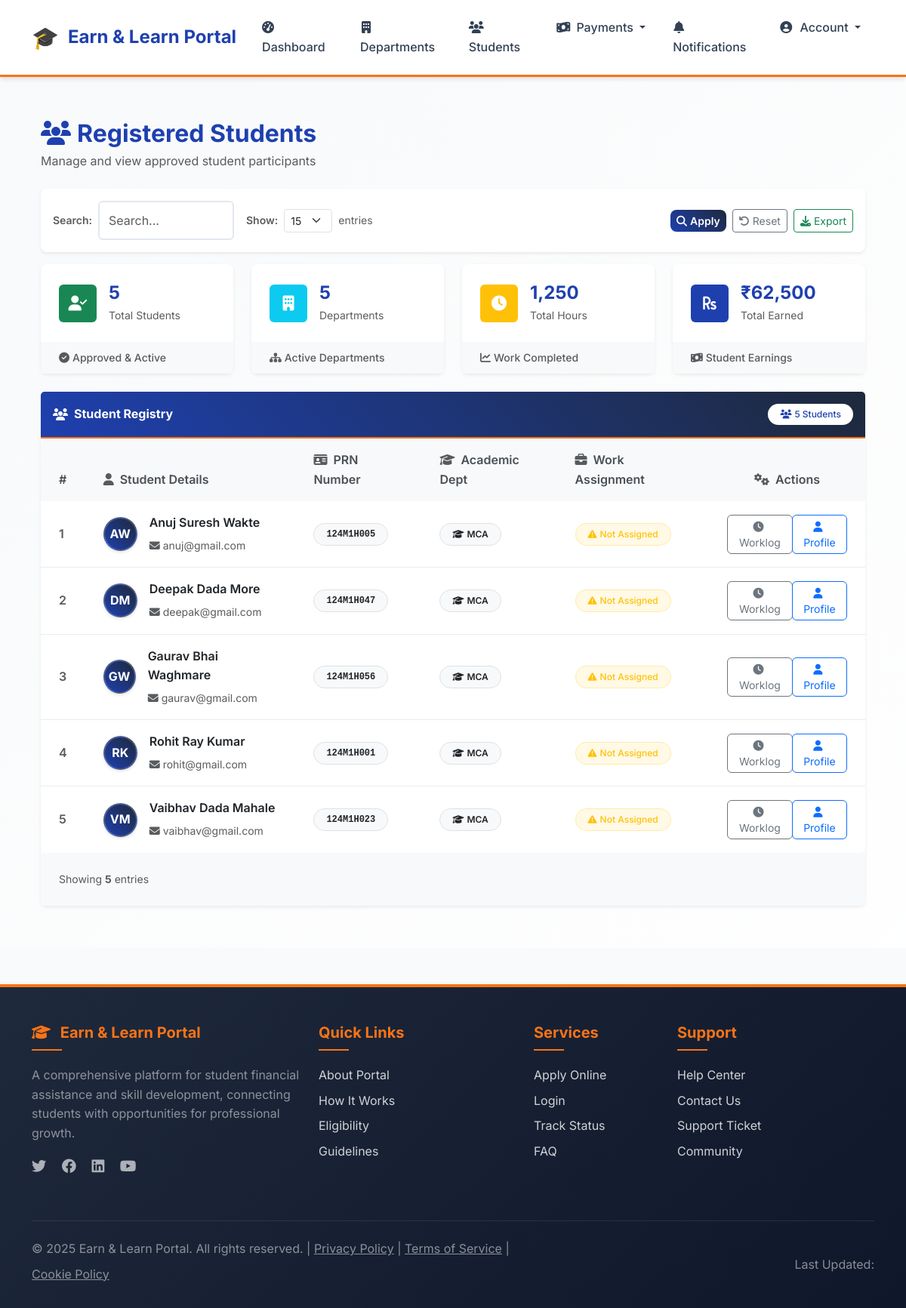
The app's page /scheme/registered-students-list/ (signed in), older data.
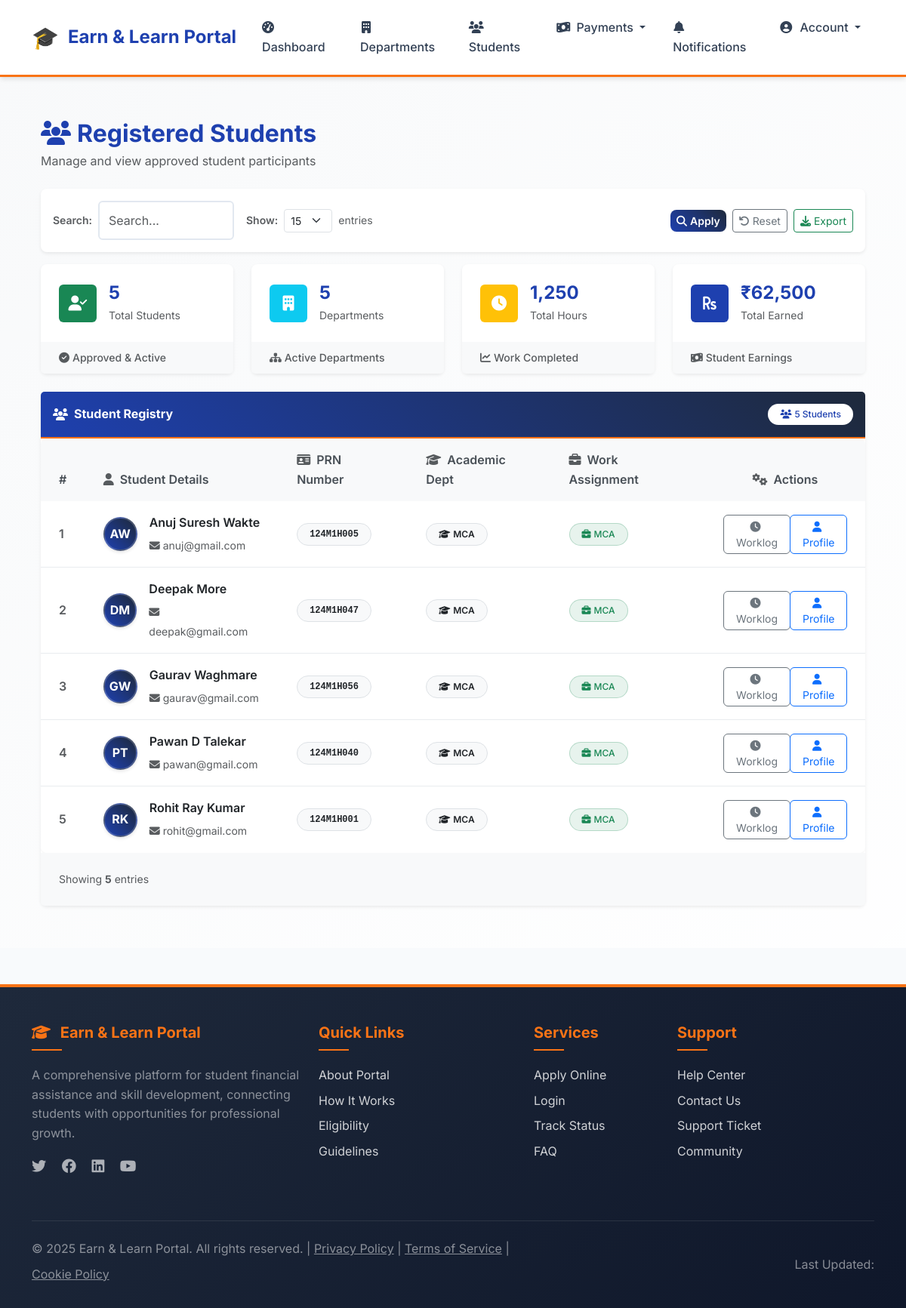
The same page, newer data.
### scheme/models.py (models this page shows, shortened)
class SchemeApplication(models.Model):
    CASTE_CATEGORIES = [
        ('General', 'General'),
        ('OBC', 'Other Backward Class (OBC)'),
        ('SC', 'Scheduled Caste (SC)'),
        ('ST', 'Scheduled Tribe (ST)'),
        ('NT', 'Nomadic Tribes (NT)'),
        ('VJNT', 'Vimukta Jati Nomadic Tribes (VJNT)'),
        ('EWS', 'Economically Weaker Section (EWS)'),
        ('SBC', 'Special Backward Class (SBC)'),
    ]
    student = models.ForeignKey(settings.AUTH_USER_MODEL, on_delete=models.CASCADE)
    first_name = models.CharField(max_length=100)
    middle_name = models.CharField(max_length=100, blank=True, null=True)
    last_name = models.CharField(max_length=100)
    address = models.TextField()
    state = models.CharField(max_length=100)
    dob = models.DateField()
    annual_income = models.DecimalField(max_digits=10, decimal_places=2)
    fathers_occupation = models.CharField(max_length=255)
    caste_category = models.CharField(max_length=20, choices=CASTE_CATEGORIES)
    COLLEGE_NAME = "Pimpri Chinchwad College of Engineering Nigdi, Pune"
    college_name = models.CharField(max_length=255, default=COLLEGE_NAME)
    department = models.CharField(max_length=100)
    prn_number = models.CharField(max_length=20, unique=True)
    photo = models.FileField(upload_to='scheme_documents/photos/', validators=[validate_image_file])
    application_form = models.FileField(upload_to='scheme_documents/forms/', validators=[validate_pdf_file])
    income_certificate = models.FileField(upload_to='scheme_documents/certificates/', validators=[validate_pdf_file])
    caste_certificate = models.FileField(upload_to='scheme_documents/certificates/', blank=True, null=True, validators=[validate_pdf_file])
    last_year_marksheet = models.FileField(upload_to='scheme_documents/marksheets/', validators=[validate_pdf_file])
    domicile_certificate = models.FileField(upload_to='scheme_documents/certificates/', validators=[validate_pdf_file])
    admission_receipt = models.FileField(upload_to='scheme_documents/receipts/', validators=[validate_pdf_file])
    aadhar_card = models.FileField(upload_to='scheme_documents/identity/', validators=[validate_pdf_file])
    bank_passbook = models.FileField(upload_to='scheme_documents/passbooks/', validators=[validate_pdf_file])
    caste_validity_certificate = models.FileField(upload_to='scheme_documents/certificates/', blank=True, null=True, validators=[validate_pdf_file])
    STATUS_CHOICES = [
        ("Pending", "Pending"),
        ("Approved", "Approved"),
        ("Rejected", "Rejected"),
        ("Correction Required", "Correction Required"),
        ("Completed", "Completed")
    ]
    status = models.CharField(max_length=20, choices=STATUS_CHOICES, default='Pending')
    comments = models.TextField(blank=True, null=True, help_text="General comments and field-specific feedback")

class StudentDepartmentAssignment(models.Model):
    student = models.OneToOneField(settings.AUTH_USER_MODEL, on_delete=models.CASCADE, limit_choices_to={'role': 'student'})
    department = models.ForeignKey(Department, on_delete=models.CASCADE, related_name='assigned_students')
    assigned_at = models.DateTimeField(auto_now_add=True)
    assigned_by = models.ForeignKey(settings.AUTH_USER_MODEL, on_delete=models.SET_NULL, null=True, related_name='student_assignments')
    is_active = models.BooleanField(default=True)
    class Meta:
        verbose_name = "Student Department Assignment"
        verbose_name_plural = "Student Department Assignments"

class Department(models.Model):
    name = models.CharField(max_length=100, unique=True)
    code = models.CharField(max_length=10, unique=True, help_text="Department code (e.g., CSE, IT, MECH)")
    description = models.TextField(blank=True, null=True)
    is_active = models.BooleanField(default=True)
    created_at = models.DateTimeField(auto_now_add=True)
    created_by = models.ForeignKey(settings.AUTH_USER_MODEL, on_delete=models.SET_NULL, null=True, related_name='created_departments')
    class Meta:
        ordering = ['name']

### users/models.py (models this page shows, shortened)
class User(AbstractUser):
    ROLE_CHOICES = [
        ('student', 'Student'),
        ('department_encharge', 'Department Encharge'),
        ('el_coordinator', 'E & L Coordinator'),
        ('admin', 'Admin'),
    ]
    role = models.CharField(max_length=20, choices=ROLE_CHOICES, default='student')
    is_registered = models.BooleanField(default=False)
    groups = models.ManyToManyField(Group, related_name="custom_user_groups", blank=True)
    user_permissions = models.ManyToManyField(Permission, related_name="custom_user_permissions", blank=True)

### users/decorators.py (the view)
        def wrapper(request, *args, **kwargs):
            if request.user.is_authenticated and hasattr(request.user, 'role'):
                if isinstance(required_role, list):
                    if request.user.role in required_role:
                        return view_func(request, *args, **kwargs)
                else:
                    if request.user.role == required_role:
                        return view_func(request, *args, **kwargs)
                return HttpResponseForbidden("You are not authorized to access this page.")
            return HttpResponseForbidden("You are not authorized to access this page.")

### notifications/context_processors.py (called while the page is built)
def unread_notifications_count(request):
    if request.user.is_authenticated:
        count = Notification.objects.filter(user=request.user, is_read=False).count()
    else:
        count = 0
    return {'unread_notifications_count': count}

### scheme/utils.py (called while the page is built)
def get_paginated_queryset(request, queryset, per_page_default=10, per_page_options=None):
    if per_page_options is None:
        per_page_options = [5, 10, 15, 25, 50]
    per_page = request.GET.get('per_page', str(per_page_default))
    try:
        per_page = int(per_page)
        if per_page not in per_page_options:
            per_page = per_page_default
    except (ValueError, TypeError):
        per_page = per_page_default
    paginator = Paginator(queryset, per_page)
    page = request.GET.get('page', 1)
    try:
        page_obj = paginator.page(page)
    except PageNotAnInteger:
        page_obj = paginator.page(1)
    except EmptyPage:
        page_obj = paginator.page(paginator.num_pages)
    return page_obj, per_page, per_page_options

### templates/scheme/registered_students.html (shortened to what the changed rows need)
{% extends "base.html" %}
{% block content %}
<div class="container-fluid py-4">
    <div class="row mb-4">
        <div class="col-12">
            <div class="d-flex flex-wrap justify-content-between align-items-center gap-3">
                <div>
                    <h2 class="h2 text-primary fw-bold mb-1">
                        <i class="fas fa-users me-2"></i>Registered Students
                    </h2>
                </div>
            </div>
        </div>
    </div>
    <div class="card border-0 shadow-sm">
        <div class="card-body p-0">
            {% if approved_students %}
            <div class="table-responsive">
                <table class="table table-hover align-middle mb-0" id="studentTable">
                    <thead class="table-light">
                        <tr>
                            <th scope="col" class="px-4 py-3 text-nowrap fw-semibold border-0">#</th>
                            <th scope="col" class="px-4 py-3 fw-semibold border-0">
                                <div class="d-flex align-items-center">
                                    <i class="fas fa-user me-2 text-muted"></i>Student Details
                                </div>
                            </th>
                            <th scope="col" class="px-4 py-3 fw-semibold border-0">
                                <i class="fas fa-id-card me-2 text-muted"></i>PRN Number
                            </th>
                            <th scope="col" class="px-4 py-3 fw-semibold border-0">
                                <i class="fas fa-graduation-cap me-2 text-muted"></i>Academic Dept
                            </th>
                            <th scope="col" class="px-4 py-3 fw-semibold border-0">
                                <i class="fas fa-briefcase me-2 text-muted"></i>Work Assignment
                            </th>
                            <th scope="col" class="px-4 py-3 text-center fw-semibold border-0">
                                <i class="fas fa-cogs me-2 text-muted"></i>Actions
                            </th>
                        </tr>
                    </thead>
                    <tbody>
                        {% for student in approved_students %}
                        <tr class="border-bottom student-row" data-department="{{ student.department }}">
                            <td class="px-4 py-3 text-muted fw-semibold">{{ forloop.counter }}</td>
                            <td class="px-4 py-3">
                                <div class="d-flex align-items-center">
                                    <div class="avatar-circle bg-primary text-white me-3 d-flex align-items-center justify-content-center fw-bold" style="width: 45px; height: 45px; border-radius: 50%; font-size: 16px;">
                                        {{ student.first_name|first }}{{ student.last_name|first }}
                                    </div>
                                    <div>
                                        <div class="fw-semibold text-dark mb-1">
                                            {{ student.first_name }}
                                            {% if student.middle_name %}{{ student.middle_name }} {% endif %}
                                            {{ student.last_name }}
                                        </div>
                                        <small class="text-muted">
                                            <i class="fas fa-envelope me-1"></i>{{ student.student.email|default:"No email" }}
                                        </small>
                                    </div>
                                </div>
                            </td>
                            <td class="px-4 py-3">
                                <span class="badge bg-light text-dark border fw-bold font-monospace px-3 py-2">
                                    {{ student.prn_number }}
                                </span>
                            </td>
                            <td class="px-4 py-3">
                                <span class="badge bg-light text-dark border fw-semibold px-3 py-2">
                                    <i class="fas fa-graduation-cap me-1"></i>{{ student.department }}
                                </span>
                            </td>
                            <td class="px-4 py-3">
                                {% if student.student.studentdepartmentassignment %}
                                    <span class="badge bg-success bg-opacity-10 text-success border border-success border-opacity-25 px-3 py-2">
                                        <i class="fas fa-briefcase me-1"></i>{{ student.student.studentdepartmentassignment.department.name }}
                                    </span>
                                {% else %}
                                    <span class="badge bg-warning bg-opacity-10 text-warning border border-warning border-opacity-25 px-3 py-2">
                                        <i class="fas fa-exclamation-triangle me-1"></i>Not Assigned
                                    </span>
                                {% endif %}
                            </td>
                            <td class="px-4 py-3 text-center">
                                <div class="btn-group btn-group-sm" role="group">
                                    <a href="{% url 'student_worklog' student.id %}" class="btn btn-outline-secondary" data-bs-toggle="tooltip" title="View Worklog">
                                        <i class="fas fa-clock me-1"></i>Worklog
                                    </a>
                                    <a href="{% url 'el_student_profile' student.id %}" class="btn btn-outline-primary" data-bs-toggle="tooltip" title="View Profile">
                                        <i class="fas fa-user me-1"></i>Profile
                                    </a>
                                </div>
                            </td>
                        </tr>
                        {% endfor %}
                    </tbody>
                </table>
            </div>
            {% endif %}
        </div>
    </div>
</div>
{% endblock %}

Row changes from the older to the newer data that the page shows:
removed SchemeApplication: first_name|first "V", last_name|first "M", first_name "Vaibhav", middle_name "Dada", last_name "Mahale", student.email "vaibhav@gmail.com", prn_number "124M1H023", department "MCA", shows "Not Assigned"
shown differently, row unchanged: SchemeApplication "Anuj": student.studentdepartmentassignment.department.name (not shown) → "MCA"; no longer shows "Not Assigned"
changed SchemeApplication "Deepak": student.studentdepartmentassignment.department.name (not shown) → "MCA"; middle_name "Dada" → (not shown)
changed SchemeApplication "Gaurav": student.studentdepartmentassignment.department.name (not shown) → "MCA"; middle_name "Bhai" → (not shown)
added SchemeApplication: first_name|first "P", last_name|first "T", first_name "Pawan", middle_name "D", last_name "Talekar", student.email "pawan@gmail.com", prn_number "124M1H040", department "MCA", student.studentdepartmentassignment.department.name "MCA"
shown differently, row unchanged: SchemeApplication "Rohit": student.studentdepartmentassignment.department.name (not shown) → "MCA"; no longer shows "Not Assigned"
